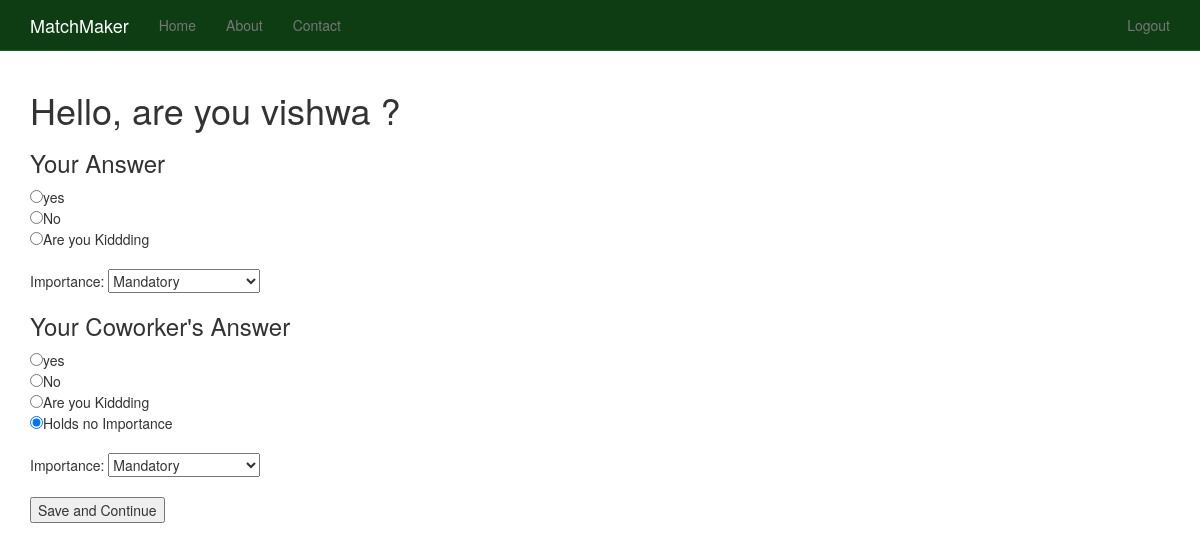
Before: /question/1/ (signed in) with the older database file.
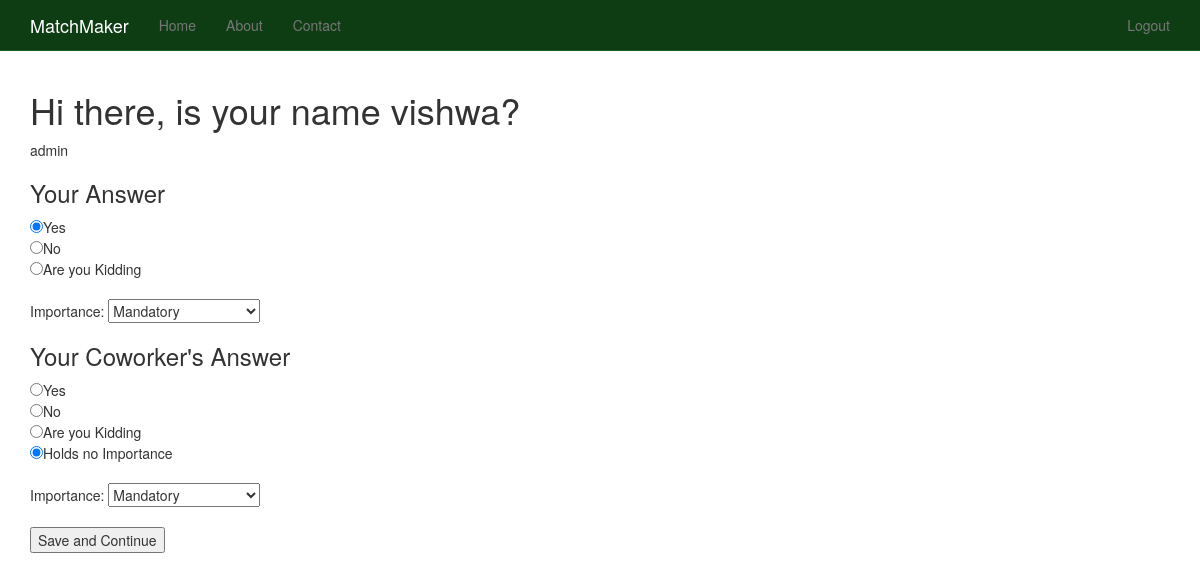
After: the same page with the newer database file.
### questions/models.py (models this page shows, shortened)
class Question(models.Model):
	text = models.TextField()
	acitve = models.BooleanField(default=True)
	draft = models.BooleanField(default=False)
	timestamp = models.DateTimeField(auto_now_add=True, auto_now = False)

class Answer(models.Model):
	question = models.ForeignKey(Question)
	text = models.CharField(max_length=120)
	acitve = models.BooleanField(default=True)
	draft = models.BooleanField(default=False)
	timestamp = models.DateTimeField(auto_now_add=True, auto_now = False)

class UserAnswer(models.Model):
	user = models.ForeignKey(settings.AUTH_USER_MODEL)
	question = models.ForeignKey(Question)
	my_answer = models.ForeignKey(Answer, related_name='user_answer')
	my_answer_importance = models.CharField(max_length=50, choices=LEVELS)
	my_points = models.IntegerField(default=-1)
	their_answer = models.ForeignKey(Answer, blank=True, null=True, related_name='match_answer')
	their_importance = models.CharField(max_length=50, choices=LEVELS)
	their_points = models.IntegerField(default=-1)
	timestamp = models.DateTimeField(auto_now_add=True, auto_now = False)

### questions/views.py (the view)
# urls.py: url(r'^question/(?P<id>\d+)/$', 'questions.views.single', name='question_single'),
def single(request, id):
	if request.user.is_authenticated():
		queryset = Question.objects.all().order_by('-timestamp')
		instance = get_object_or_404(Question, id=id)
		try:
			user_answer = UserAnswer.objects.get(user=request.user, question=instance)
		except UserAnswer.DoesNotExist:
			user_answer = UserAnswer()
		except UserAnswer.MultipleObjectsReturned:
			user_answer = UserAnswer.objects.get(user=request.user, question=instance)[0]
		except:
			user_answer = UserAnswer()
		form = UserResponseForm(request.POST or None)
		if form.is_valid():
			print form.cleaned_data
			question_id = form.cleaned_data.get('question_id') #form.cleaned_data['question_id']
			answer_id = form.cleaned_data.get('answer_id')
			importance_level = form.cleaned_data.get('importance_level')
			their_importance_level = form.cleaned_data.get('their_importance_level')
			their_answer_id = form.cleaned_data.get('their_answer_id')
			question_instance = Question.objects.get(id=question_id)
			answer_instance = Answer.objects.get(id=answer_id)
			user_answer.user = request.user
			user_answer.question = question_instance
			user_answer.my_answer = answer_instance
			user_answer.my_answer_importance = importance_level
			if their_answer_id != -1:
				their_answer_istance = Answer.objects.get(id=their_answer_id)
				user_answer.their_answer = their_answer_istance
				user_answer.their_importance = their_importance_level
			else:
				user_answer.their_answer = None
				user_answer.their_importance = "Not Important"
			user_answer.save()
			next_q = Question.objects.all().order_by("?").first()
			return redirect("question_single", id=next_q.id)
		context = {
			"form": form,
			"instance": instance,
			"user_answer":user_answer,
		}
		return render(request, "questions/single.html", context)
	else:
		raise Http404

### questions/forms.py (shortened to what this page needs)
class UserResponseForm(forms.Form):
	question_id = forms.IntegerField()
	answer_id = forms.IntegerField()
	importance_level = forms.ChoiceField(choices=LEVELS)
	their_answer_id = forms.IntegerField()
	their_importance_level = forms.ChoiceField(choices=LEVELS)

### templates/questions/single.html (shortened to what this page needs)
{% extends "base.html" %}
{% block content %}
<form method="POST" action=""> {% csrf_token %}
<h1>{{ instance.text }}</h1>
{{ user_answer.user }}
<h3>Your Answer</h3>
{% for ans in instance.answer_set.all %}
<input type="radio" name="answer_id" value="{{ans.id}}"{% if user_answer.my_answer.id == ans.id %} checked = checked {% endif %}/>{{ ans.text }} <br/>
{% endfor %}
<br/>
Importance: {{ form.importance_level }}
<h3>Your Coworker's Answer</h3>
{% for ans in instance.answer_set.all %}
<input type="radio" name="their_answer_id" value="{{ans.id}}"{% if user_answer.their_answer.id == ans.id %} checked = checked {% endif %}/>{{ ans.text }} <br/>
{% endfor %}
<input type="radio" name="their_answer_id" value="-1" {% if not user_answer.their_answer %} checked=checked {% endif %}/>Holds no Importance <br/>
<br/>
Importance: {{ form.their_importance_level }}<br/><br/>
<input type="submit" value="Save and Continue">
</form>
{% endblock %}

### templates/base.html (shortened to what this page needs)
{% load staticfiles %}
<!DOCTYPE html>
<html lang="en">
  <head>
    {% include 'head_css.html' %}
  </head>
  <body>
  {% include 'navbar.html' %}
    <div class="container">
            {% block content %}
            {% endblock %}
    </div>
  </body>
</html>

### templates/head_css.html
{% load staticfiles %}
    <link rel="stylesheet" href="//maxcdn.bootstrapcdn.com/font-awesome/4.3.0/css/font-awesome.min.css">
    <link href="{% static 'css/bootstrap.min.css' %}" rel="stylesheet">
    <link href="{% static 'css/navbar-static-top.css' %}" rel="stylesheet">
     <link href="{% static 'css/custom.css' %}" rel="stylesheet">

### templates/navbar.html (shortened to what this page needs)
   {% load staticfiles %}
    <nav class="navbar navbar-default navbar-static-top">
      <div class="container">
        <div class="navbar-header">
          <a class="navbar-brand" href="{% url 'home' %}">MatchMaker</a>
        </div>
        <div id="navbar" class="navbar-collapse collapse">
          <ul class="nav navbar-nav">
            <li><a href="{% url 'home' %}">Home</a></li>
            <li><a href="{% url 'about' %}">About</a></li>
            <li><a href="{% url 'contact' %}">Contact</a></li>
          </ul>
          <ul class="nav navbar-nav navbar-right">
          {% if request.user.is_authenticated %}
            <li><a href="{% url 'auth_logout' %}">Logout</a></li>
            {% else %}
            <li><a href="{% url 'registration_register' %}">Register</a></li>
            {% endif %}
          </ul>
        </div>
      </div>
    </nav>

### templates/javascript.html (shortened to what this page needs)
{% load staticfiles %}

### static_in_pro/our_static/css/navbar-static-top.css (style rules this page uses)
body { min-height: 1000px; }
.navbar-static-top { margin-bottom: 19px; background-color: #0E3D14; border-color: #1A5F23; }
.navbar-default .navbar-brand { color: #FFF; }

Changed rows visible on the page:
changed Question: text "Hello, are you vishwa ?" → "Hi there, is your name vishwa?"
added UserAnswer: user "admin", their_answer_id "☑"
changed Answer: answer_id "☐" → "☑"; text "yes" → "Yes"
changed Answer: text "Are you Kiddding" → "Are you Kidding"
Other visible differences:
form field their_answer_id: "☑" → (not shown)
